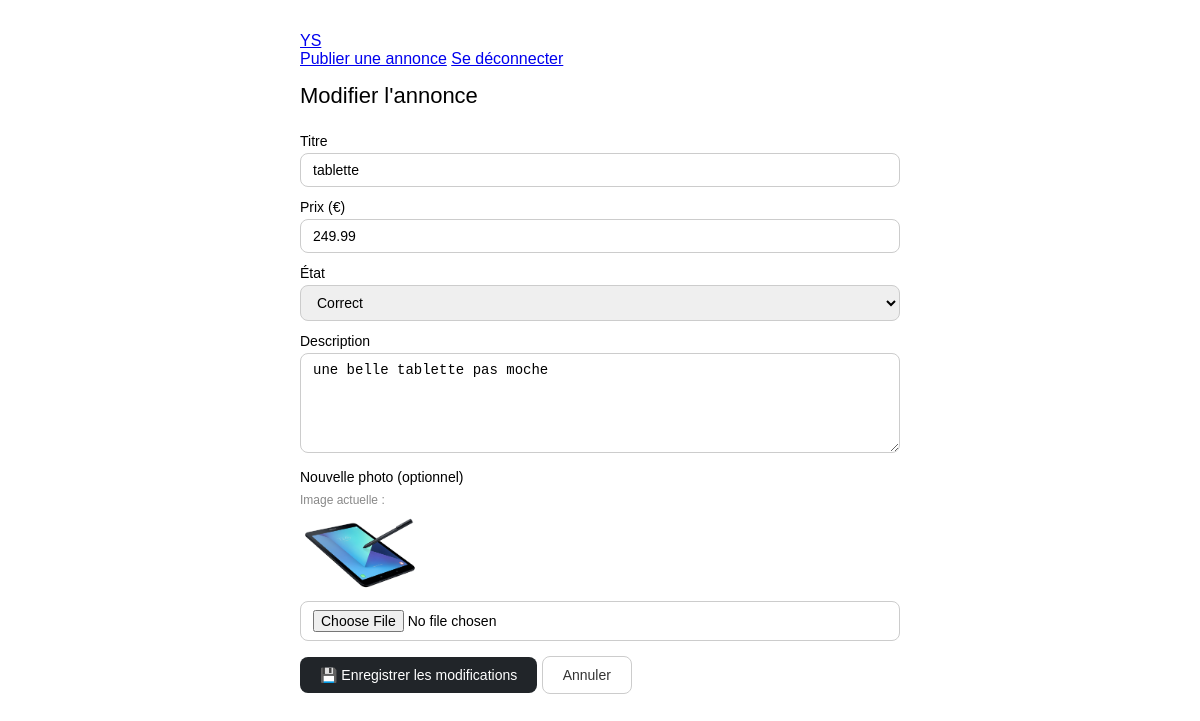
The page /modifier_annonce.php?id=3 (signed in) on the database its author committed.
### tables this page shows
CREATE TABLE `annonces` (
  `id` int(11) NOT NULL,
  `user_id` int(11) NOT NULL,
  `titre` varchar(255) NOT NULL,
  `prix` decimal(10,2) NOT NULL,
  `etat` enum('neuf','bon état','correct') NOT NULL,
  `description` text NOT NULL,
  `image_url` varchar(255) DEFAULT NULL,
  `date_publication` timestamp NULL DEFAULT CURRENT_TIMESTAMP
);

### modifier_annonce.php (the view, shortened to what this page needs)
<?php
include('config/db_connect.php');
$id = intval($_GET['id'] ?? 0);
$stmt = mysqli_prepare($connexion, "SELECT * FROM annonces WHERE id = ? AND user_id = ?");
mysqli_stmt_bind_param($stmt, "ii", $id, $_SESSION['user_id']);
mysqli_stmt_execute($stmt);
$result = mysqli_stmt_get_result($stmt);
$annonce = mysqli_fetch_assoc($result);
?>
<!DOCTYPE html>
<html lang="fr">
<head>
</head>
<nav class="navbar navbar-expand-lg navbar-dark ys-navbar shadow-sm">
    <div class="container">
        <a class="navbar-brand fw-bold" href="#">YS</a>
        <div class="d-flex align-items-center">
            <a href="mes_annonces.php" class="btn btn-outline-light btn-sm me-3">Publier une annonce</a>
            <a href="deconnexion.php" class="btn btn-danger btn-sm">Se déconnecter</a>
        </div>
    </div>
</nav>
<body>
<h1>Modifier l'annonce</h1>
<form action="modifier_annonce.php?id=<?= $id ?>" method="POST" enctype="multipart/form-data">
    <label for="titre">Titre</label>
    <input required type="text" name="titre" id="titre" value="<?= htmlspecialchars($annonce['titre']) ?>">
    <label for="prix">Prix (€)</label>
    <input required type="number" name="prix" id="prix" min="0" step="0.01" value="<?= $annonce['prix'] ?>">
    <label for="etat">État</label>
    <select name="etat" id="etat">
        <option value="correct" <?= $annonce['etat'] === 'correct' ? 'selected' : '' ?>>Correct</option>
    </select>
    <label for="description">Description</label>
    <textarea required name="description" id="description"><?= htmlspecialchars($annonce['description']) ?></textarea>
    <label for="image">Nouvelle photo (optionnel)</label>
    <?php if ($annonce['image_url']): ?>
        <div class="image-actuelle">
            Image actuelle :
            <img src="<?= htmlspecialchars($annonce['image_url']) ?>" alt="image actuelle">
        </div>
    <?php endif; ?>
    <input type="file" name="image" id="image" accept="image/*" style="margin-top: 8px;">
    <button type="submit" class="btn-submit">💾 Enregistrer les modifications</button>
    <a href="mes_annonces.php" class="btn-annuler">Annuler</a>
</form>
</body>
</html>

### modifier_annonce.php (style rules this page uses)
body { font-family: sans-serif; max-width: 600px; margin: 2rem auto; padding: 0 1rem; }
h1 { font-size: 22px; font-weight: 500; margin-bottom: 1.5rem; }
label { display: block; font-size: 14px; font-weight: 500; margin-bottom: 4px; margin-top: 12px; }
input, select, textarea { width: 100%; padding: 8px 12px; border: 0.5px solid #ccc; border-radius: 8px; font-size: 14px; box-sizing: border-box; }
textarea { height: 100px; resize: vertical; }
.btn-submit { margin-top: 16px; padding: 10px 20px; background: #212529; color: white; border: none; border-radius: 8px; font-size: 14px; cursor: pointer; }
.btn-annuler { margin-top: 8px; display: inline-block; padding: 10px 20px; border: 0.5px solid #ccc; border-radius: 8px; text-decoration: none; color: #333; font-size: 14px; }
.image-actuelle { margin-top: 8px; font-size: 12px; color: #888; }
.image-actuelle img { display: block; margin-top: 6px; width: 120px; height: 80px; object-fit: cover; border-radius: 8px; }

### rows shown on the page
annonces: titre "tablette", prix "249.99", etat "Correct", description "une belle tablette pas moche", image_url (picture)
